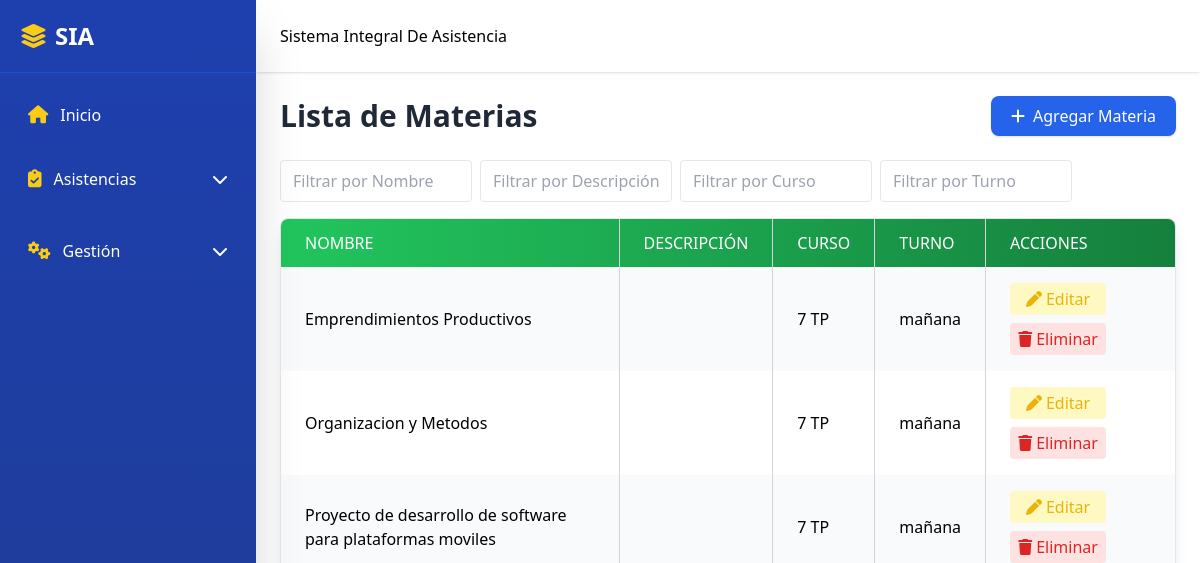
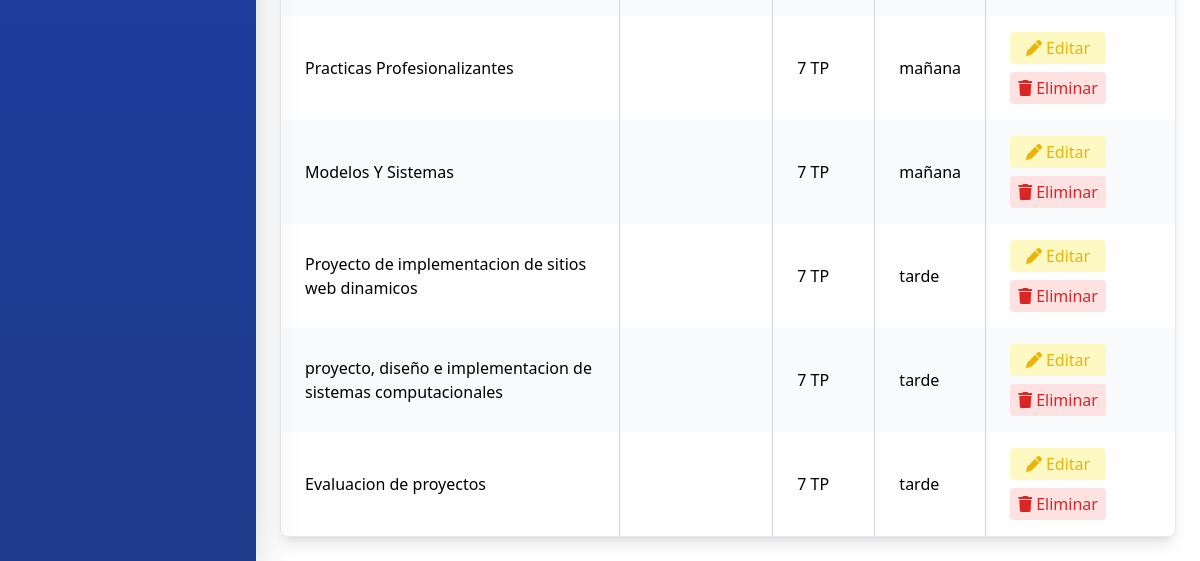
Before: /subjects.php with the older database file (2 pictures, top to bottom).
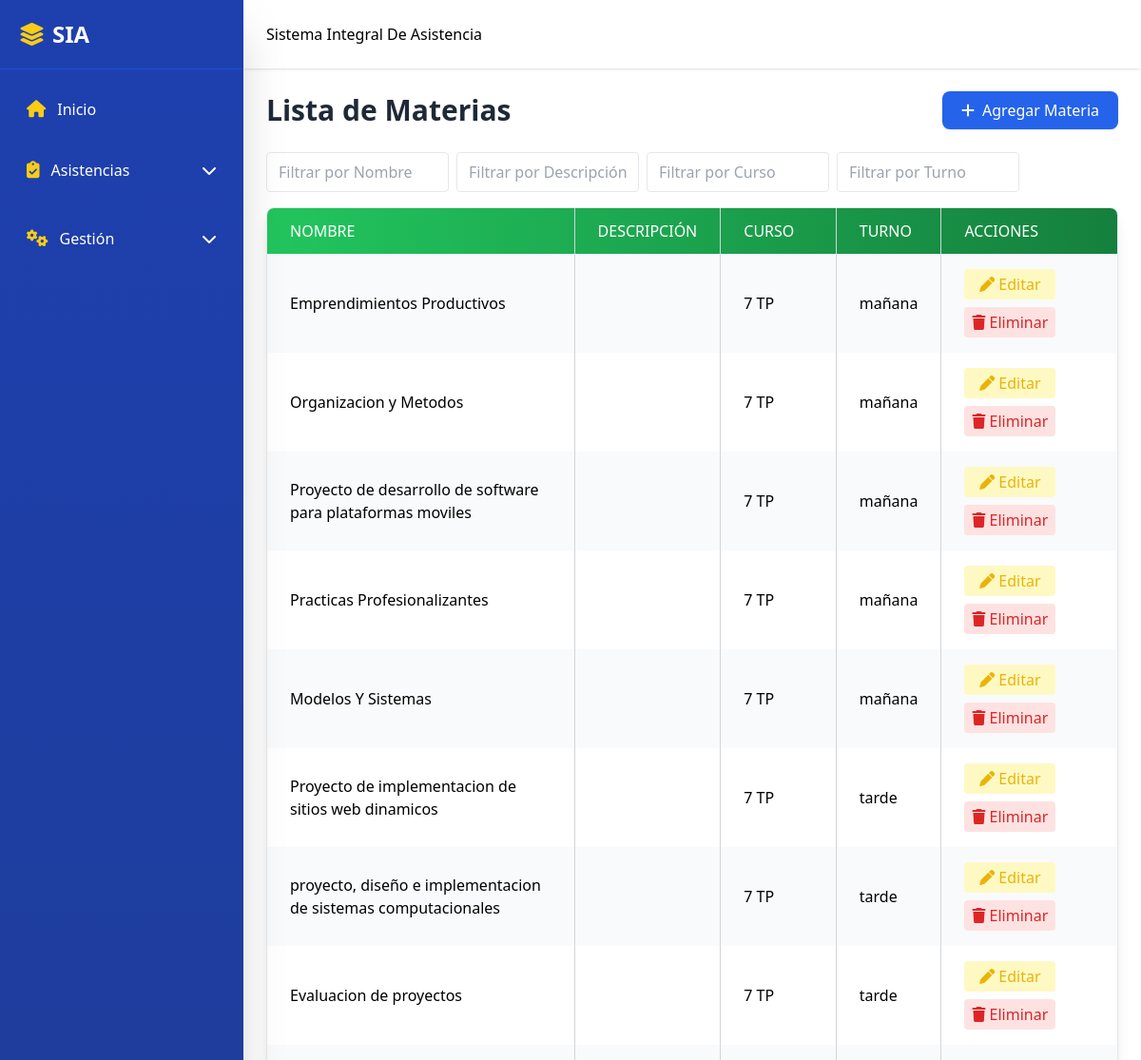
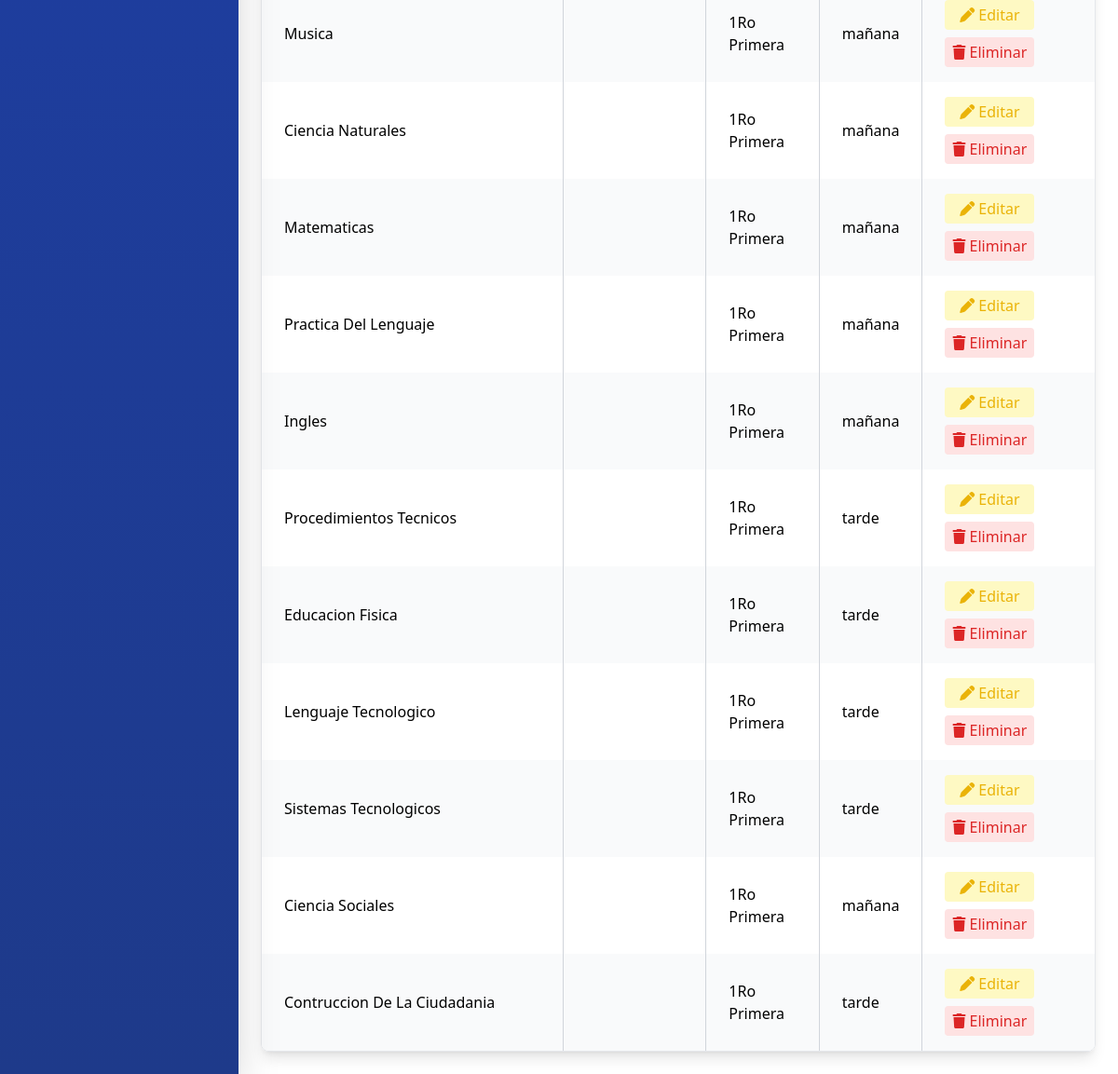
After: the same page with the newer database file (2 pictures, top to bottom).
### tables this page shows
CREATE TABLE `subjects` (
  `subject_id` int(11) NOT NULL,
  `name` varchar(100) NOT NULL,
  `description` text DEFAULT NULL,
  `course_id` int(11) DEFAULT NULL,
  `turno` enum('mañana','tarde') NOT NULL
);

CREATE TABLE `courses` (
  `course_id` int(11) NOT NULL,
  `name` varchar(100) NOT NULL,
  `description` text DEFAULT NULL,
  `technical_degree` varchar(50) DEFAULT NULL
);

### subjects.php (the view, shortened to what this page needs)
<?php
include 'includes/header.php';
include 'includes/sidebar.php';
include 'includes/navbar.php';
include 'includes/conn.php';
?>
<div class="flex-1 md:ml-64 transition-all duration-300">
  <br><br><br>
  <main class="pt-20 p-4 md:p-6">
    <div class="flex flex-col md:flex-row justify-between items-start md:items-center mb-6 gap-3 md:gap-0">
      <h1 class="text-3xl font-bold text-gray-800">Lista de Materias</h1>
      <a href="javascript:void(0)" onclick="openModal('addSubjectModal')" class="inline-flex items-center bg-blue-600 text-white px-5 py-2 rounded-lg shadow hover:bg-blue-700 transition w-full md:w-auto justify-center">
        <i class="fa-solid fa-plus mr-2"></i> Agregar Materia
      </a>
    </div>
    <div class="flex flex-wrap gap-2 mb-4">
      <input type="text" id="filterSubjectName" placeholder="Filtrar por Nombre" class="px-3 py-2 border rounded w-48">
      <input type="text" id="filterSubjectDesc" placeholder="Filtrar por Descripción" class="px-3 py-2 border rounded w-48">
      <input type="text" id="filterSubjectCourse" placeholder="Filtrar por Curso" class="px-3 py-2 border rounded w-48">
      <input type="text" id="filterSubjectTurno" placeholder="Filtrar por Turno" class="px-3 py-2 border rounded w-48">
    </div>
    <div class="overflow-x-auto rounded-lg shadow-lg border border-gray-200">
      <table class="min-w-full border-collapse" id="subjectsTable">
        <thead class="bg-gradient-to-r from-green-500 to-green-700 text-white">
          <tr>
            <th class="px-4 md:px-6 py-3 border-r border-gray-300 text-left font-medium uppercase">Nombre</th>
            <th class="px-4 md:px-6 py-3 border-r border-gray-300 text-left font-medium uppercase">Descripción</th>
            <th class="px-4 md:px-6 py-3 border-r border-gray-300 text-left font-medium uppercase">Curso</th>
            <th class="px-4 md:px-6 py-3 border-r border-gray-300 text-left font-medium uppercase">Turno</th>
            <th class="px-4 md:px-6 py-3 text-left font-medium uppercase">Acciones</th>
          </tr>
        </thead>
        <tbody>
          <?php
          try {
              $sql = "SELECT s.*, c.name AS course_name
                      FROM subjects s
                      LEFT JOIN courses c ON s.course_id = c.course_id
                      ORDER BY s.subject_id ASC";
              $stmt = $conn->query($sql);
              $subjects = $stmt->fetchAll();
              if ($subjects) {
                  foreach ($subjects as $i => $subject) {
                      $rowClass = $i % 2 === 0 ? 'bg-gray-50' : 'bg-white';
                      echo "<tr class='hover:bg-gray-100 {$rowClass}'>";
                      echo "<td class='px-4 md:px-6 py-4 border-r border-gray-300'>{$subject['name']}</td>";
                      echo "<td class='px-4 md:px-6 py-4 border-r border-gray-300'>{$subject['description']}</td>";
                      echo "<td class='px-4 md:px-6 py-4 border-r border-gray-300'>{$subject['course_name']}</td>";
                      echo "<td class='px-4 md:px-6 py-4 border-r border-gray-300'>{$subject['turno']}</td>";
                      echo "<td class='px-4 md:px-6 py-4 flex flex-wrap gap-2'>";
                      echo "<a href='javascript:void(0)' onclick='openEditModalSubject(".json_encode($subject).")' class='text-yellow-500 hover:text-yellow-700 bg-yellow-100 px-3 py-1 rounded flex items-center justify-center w-24'>
                              <i class='fa-solid fa-pen mr-1'></i>Editar
                            </a>";
                      echo "<a href='subjects_back/delete_subject.php?id={$subject['subject_id']}' class='text-red-600 hover:text-red-800 bg-red-100 px-3 py-1 rounded flex items-center justify-center w-24' onclick=\"return confirm('¿Estás seguro de eliminar esta materia?')\">
                              <i class='fa-solid fa-trash mr-1'></i>Eliminar
                            </a>";
                      echo "</td>";
                      echo "</tr>";
                  }
              } else {
                  echo "<tr><td colspan='5' class='px-4 md:px-6 py-4 text-center text-gray-500'>No hay materias registradas</td></tr>";
              }
          } catch (PDOException $e) {
              echo "<tr><td colspan='5' class='px-4 md:px-6 py-4 text-center text-red-600'>Error: {$e->getMessage()}</td></tr>";
          }
          ?>
        </tbody>
      </table>
    </div>
  </main>
</div>

### includes/header.php (shortened to what this page needs)
<!DOCTYPE html>
<html lang="es">
<head>
  <script src="https://cdn.tailwindcss.com" defer></script>
  <link rel="stylesheet" href="https://cdn.jsdelivr.net/npm/swiper@11/swiper-bundle.min.css"/>
  <link rel="stylesheet" href="https://cdnjs.cloudflare.com/ajax/libs/font-awesome/6.5.2/css/all.min.css"/>
</head>
<body class="flex">

### includes/sidebar.php (shortened to what this page needs)
<aside id="sidebar" class="fixed top-0 left-0 h-screen w-64 bg-gradient-to-b from-blue-800 to-blue-900 text-white shadow-2xl flex flex-col transform -translate-x-full md:translate-x-0 transition-transform duration-300 ease-in-out z-50">
  <div class="p-5 text-2xl font-bold border-b border-blue-700 flex justify-between items-center">
    <span class="flex items-center"><i class="fas fa-layer-group mr-2 text-yellow-400"></i> SIA</span>
  </div>
  <nav class="flex-1 p-4 overflow-y-auto">
    <ul class="space-y-3">
      <li>
        <a href="index.php" class="flex items-center p-3 rounded-lg hover:bg-blue-700 transition-all relative">
          <i class="fas fa-home mr-3 text-lg text-yellow-400"></i>
          <span class="font-medium">Inicio</span>
        </a>
      </li>
      <li>
        <button class="flex items-center justify-between w-full p-3 rounded-lg hover:bg-blue-700 focus:outline-none transition-all relative"
                onclick="this.nextElementSibling.classList.toggle('max-h-0'); this.nextElementSibling.classList.toggle('max-h-96');">
          <span class="flex items-center">
            <i class="fas fa-clipboard-check mr-3 text-lg text-yellow-400"></i>
            <span class="font-medium">Asistencias</span>
          </span>
          <i class="fas fa-chevron-down transition-transform duration-300"></i>
        </button>
      </li>
      <li>
        <button class="flex items-center justify-between w-full p-3 rounded-lg hover:bg-blue-700 focus:outline-none transition-all relative"
                onclick="this.nextElementSibling.classList.toggle('max-h-0'); this.nextElementSibling.classList.toggle('max-h-96');">
          <span class="flex items-center">
            <i class="fas fa-cogs mr-3 text-lg text-yellow-400"></i>
            <span class="font-medium">Gestión</span>
          </span>
          <i class="fas fa-chevron-down transition-transform duration-300"></i>
        </button>
      </li>
    </ul>
  </nav>
</aside>

### includes/navbar.php (shortened to what this page needs)
<header class="fixed top-0 left-0 md:left-64 right-0 bg-white shadow flex justify-between items-center p-6 z-30 transition-all duration-300">
  <div class="flex items-center space-x-4">
    <div class="flex items-center space-x-2">
      <span class="font-medium">Sistema Integral De Asistencia</span>
    </div>
  </div>
</header>

Changed rows visible on the page:
added subjects: name "Musica", course.name "1Ro Primera", turno "mañana"
added subjects: name "Ciencia Naturales", course.name "1Ro Primera", turno "mañana"
added subjects: name "Matematicas", course.name "1Ro Primera", turno "mañana"
added subjects: name "Practica Del Lenguaje", course.name "1Ro Primera", turno "mañana"
added subjects: name "Ingles", course.name "1Ro Primera", turno "mañana"
added subjects: name "Procedimientos Tecnicos", course.name "1Ro Primera", turno "tarde"
added subjects: name "Educacion Fisica", course.name "1Ro Primera", turno "tarde"
added subjects: name "Lenguaje Tecnologico", course.name "1Ro Primera", turno "tarde"
added subjects: name "Sistemas Tecnologicos", course.name "1Ro Primera", turno "tarde"
added subjects: name "Ciencia Sociales", course.name "1Ro Primera", turno "mañana"
added subjects: name "Contruccion De La Ciudadania", course.name "1Ro Primera", turno "tarde"
